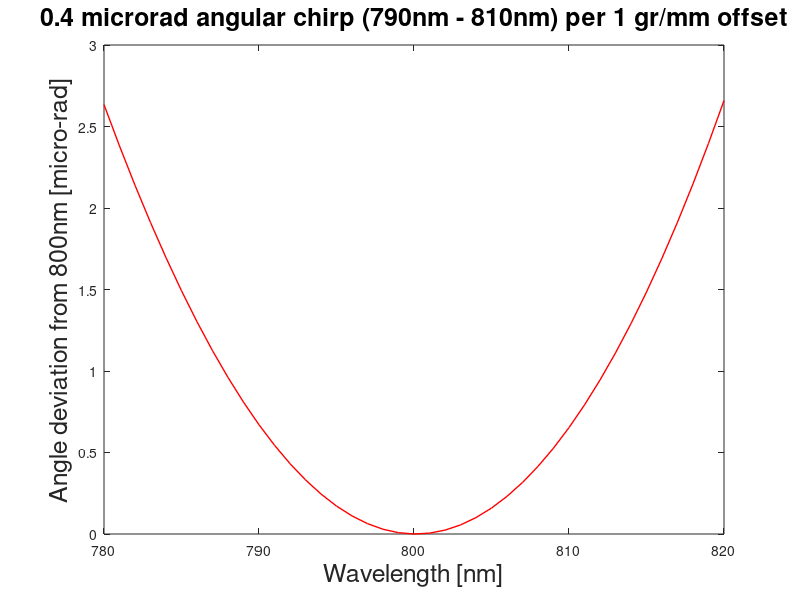

This figure's MATLAB source:
clear all

lam=780e-9:1e-9:820e-9; lam_nm=lam*1e9; [crap,ind1]=min(abs(lam_nm-800));

a1_deg=50; a1=a1_deg*pi/180;
groove_den1=1480; % grooves per mm
d1=1e-3/groove_den1;
b1=asin( sin(a1)-lam/d1  );

delta_groove=1; relative_angle_deg=0.0835;      % scenario 1
%delta_groove=0; relative_angle_deg=0.0023;      % scenario 2

relative_angle=relative_angle_deg*pi/180;
a2=-b1-relative_angle;
groove_den2=1480+delta_groove; % grooves per mm
d2=1e-3/groove_den2;
b2=asin( sin(a2)-lam/d2  );

offset_angle_mid=(-b2)-a1+relative_angle;

a3=(-b2)-2*offset_angle_mid;

b3=asin( sin(a3)-lam/d2  );
a4=-b3+relative_angle;

b4=asin( sin(a4)-lam/d1  );
offset_angle_final=-b4-a1;

%%
figure(1);
set(gcf,'color',[1 1 1])
set(gca,'fontsize',14)
plot(lam_nm,1e6*(offset_angle_final-offset_angle_final(ind1)),'-r','LineWidth',1)
xlabel('Wavelength [nm]','fontsize',18)
ylabel('Angle deviation from 800nm [micro-rad]','fontsize',18)
title('0.4 microrad angular chirp (790nm - 810nm) per 1 gr/mm offset','fontsize',18)
